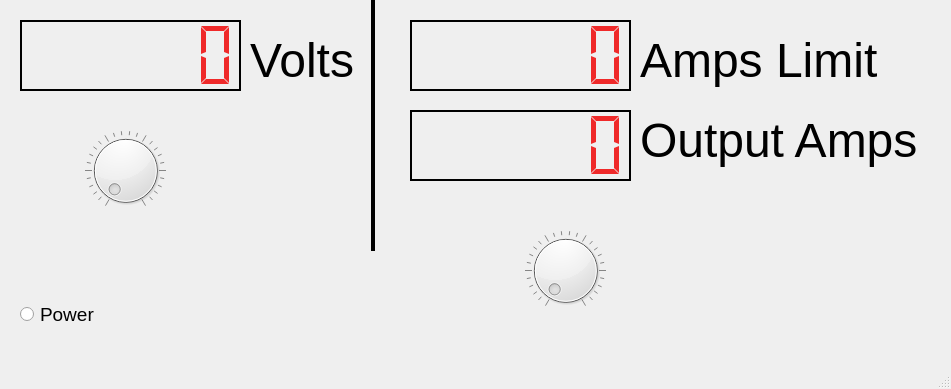
<?xml version="1.0" encoding="UTF-8"?>
<ui version="4.0">
 <class>MainWindow</class>
 <widget class="QMainWindow" name="MainWindow">
  <property name="geometry">
   <rect>
    <x>0</x>
    <y>0</y>
    <width>951</width>
    <height>389</height>
   </rect>
  </property>
  <property name="windowTitle">
   <string>MainWindow</string>
  </property>
  <widget class="QWidget" name="centralwidget">
   <widget class="QRadioButton" name="button_state">
    <property name="geometry">
     <rect>
      <x>20</x>
      <y>300</y>
      <width>81</width>
      <height>28</height>
     </rect>
    </property>
    <property name="sizePolicy">
     <sizepolicy hsizetype="Minimum" vsizetype="Fixed">
      <horstretch>0</horstretch>
      <verstretch>0</verstretch>
     </sizepolicy>
    </property>
    <property name="maximumSize">
     <size>
      <width>121</width>
      <height>31</height>
     </size>
    </property>
    <property name="font">
     <font>
      <pointsize>14</pointsize>
     </font>
    </property>
    <property name="styleSheet">
     <string notr="true"/>
    </property>
    <property name="text">
     <string>Power</string>
    </property>
    <property name="iconSize">
     <size>
      <width>50</width>
      <height>50</height>
     </size>
    </property>
   </widget>
   <widget class="QLCDNumber" name="lcd_volts">
    <property name="geometry">
     <rect>
      <x>20</x>
      <y>20</y>
      <width>221</width>
      <height>71</height>
     </rect>
    </property>
    <property name="palette">
     <palette>
      <active>
       <colorrole role="WindowText">
        <brush brushstyle="SolidPattern">
         <color alpha="255">
          <red>239</red>
          <green>41</green>
          <blue>41</blue>
         </color>
        </brush>
       </colorrole>
       <colorrole role="Button">
        <brush brushstyle="SolidPattern">
         <color alpha="255">
          <red>0</red>
          <green>0</green>
          <blue>0</blue>
         </color>
        </brush>
       </colorrole>
       <colorrole role="Light">
        <brush brushstyle="SolidPattern">
         <color alpha="255">
          <red>0</red>
          <green>0</green>
          <blue>0</blue>
         </color>
        </brush>
       </colorrole>
       <colorrole role="Midlight">
        <brush brushstyle="SolidPattern">
         <color alpha="255">
          <red>0</red>
          <green>0</green>
          <blue>0</blue>
         </color>
        </brush>
       </colorrole>
       <colorrole role="Dark">
        <brush brushstyle="SolidPattern">
         <color alpha="255">
          <red>0</red>
          <green>0</green>
          <blue>0</blue>
         </color>
        </brush>
       </colorrole>
       <colorrole role="Mid">
        <brush brushstyle="SolidPattern">
         <color alpha="255">
          <red>0</red>
          <green>0</green>
          <blue>0</blue>
         </color>
        </brush>
       </colorrole>
       <colorrole role="Text">
        <brush brushstyle="SolidPattern">
         <color alpha="255">
          <red>255</red>
          <green>255</green>
          <blue>255</blue>
         </color>
        </brush>
       </colorrole>
       <colorrole role="BrightText">
        <brush brushstyle="SolidPattern">
         <color alpha="255">
          <red>255</red>
          <green>255</green>
          <blue>255</blue>
         </color>
        </brush>
       </colorrole>
       <colorrole role="ButtonText">
        <brush brushstyle="SolidPattern">
         <color alpha="255">
          <red>255</red>
          <green>255</green>
          <blue>255</blue>
         </color>
        </brush>
       </colorrole>
       <colorrole role="Base">
        <brush brushstyle="SolidPattern">
         <color alpha="255">
          <red>0</red>
          <green>0</green>
          <blue>0</blue>
         </color>
        </brush>
       </colorrole>
       <colorrole role="Window">
        <brush brushstyle="SolidPattern">
         <color alpha="255">
          <red>0</red>
          <green>0</green>
          <blue>0</blue>
         </color>
        </brush>
       </colorrole>
       <colorrole role="Shadow">
        <brush brushstyle="SolidPattern">
         <color alpha="255">
          <red>0</red>
          <green>0</green>
          <blue>0</blue>
         </color>
        </brush>
       </colorrole>
       <colorrole role="AlternateBase">
        <brush brushstyle="SolidPattern">
         <color alpha="255">
          <red>0</red>
          <green>0</green>
          <blue>0</blue>
         </color>
        </brush>
       </colorrole>
       <colorrole role="ToolTipBase">
        <brush brushstyle="SolidPattern">
         <color alpha="255">
          <red>255</red>
          <green>255</green>
          <blue>220</blue>
         </color>
        </brush>
       </colorrole>
       <colorrole role="ToolTipText">
        <brush brushstyle="SolidPattern">
         <color alpha="255">
          <red>0</red>
          <green>0</green>
          <blue>0</blue>
         </color>
        </brush>
       </colorrole>
       <colorrole role="PlaceholderText">
        <brush brushstyle="SolidPattern">
         <color alpha="128">
          <red>255</red>
          <green>255</green>
          <blue>255</blue>
         </color>
        </brush>
       </colorrole>
      </active>
      <inactive>
       <colorrole role="WindowText">
        <brush brushstyle="SolidPattern">
         <color alpha="255">
          <red>239</red>
          <green>41</green>
          <blue>41</blue>
         </color>
        </brush>
       </colorrole>
       <colorrole role="Button">
        <brush brushstyle="SolidPattern">
         <color alpha="255">
          <red>0</red>
          <green>0</green>
          <blue>0</blue>
         </color>
        </brush>
       </colorrole>
       <colorrole role="Light">
        <brush brushstyle="SolidPattern">
         <color alpha="255">
          <red>0</red>
          <green>0</green>
          <blue>0</blue>
         </color>
        </brush>
       </colorrole>
       <colorrole role="Midlight">
        <brush brushstyle="SolidPattern">
         <color alpha="255">
          <red>0</red>
          <green>0</green>
          <blue>0</blue>
         </color>
        </brush>
       </colorrole>
       <colorrole role="Dark">
        <brush brushstyle="SolidPattern">
         <color alpha="255">
          <red>0</red>
          <green>0</green>
          <blue>0</blue>
         </color>
        </brush>
       </colorrole>
       <colorrole role="Mid">
        <brush brushstyle="SolidPattern">
         <color alpha="255">
          <red>0</red>
          <green>0</green>
          <blue>0</blue>
         </color>
        </brush>
       </colorrole>
       <colorrole role="Text">
        <brush brushstyle="SolidPattern">
         <color alpha="255">
          <red>255</red>
          <green>255</green>
          <blue>255</blue>
         </color>
        </brush>
       </colorrole>
       <colorrole role="BrightText">
        <brush brushstyle="SolidPattern">
         <color alpha="255">
          <red>255</red>
          <green>255</green>
          <blue>255</blue>
         </color>
        </brush>
       </colorrole>
       <colorrole role="ButtonText">
        <brush brushstyle="SolidPattern">
         <color alpha="255">
          <red>255</red>
          <green>255</green>
          <blue>255</blue>
         </color>
        </brush>
       </colorrole>
       <colorrole role="Base">
        <brush brushstyle="SolidPattern">
         <color alpha="255">
          <red>0</red>
          <green>0</green>
          <blue>0</blue>
         </color>
        </brush>
       </colorrole>
       <colorrole role="Window">
        <brush brushstyle="SolidPattern">
         <color alpha="255">
          <red>0</red>
          <green>0</green>
          <blue>0</blue>
         </color>
        </brush>
       </colorrole>
       <colorrole role="Shadow">
        <brush brushstyle="SolidPattern">
         <color alpha="255">
          <red>0</red>
          <green>0</green>
          <blue>0</blue>
         </color>
        </brush>
       </colorrole>
       <colorrole role="AlternateBase">
        <brush brushstyle="SolidPattern">
         <color alpha="255">
          <red>0</red>
          <green>0</green>
          <blue>0</blue>
         </color>
        </brush>
       </colorrole>
       <colorrole role="ToolTipBase">
        <brush brushstyle="SolidPattern">
         <color alpha="255">
          <red>255</red>
          <green>255</green>
          <blue>220</blue>
         </color>
        </brush>
       </colorrole>
       <colorrole role="ToolTipText">
        <brush brushstyle="SolidPattern">
         <color alpha="255">
          <red>0</red>
          <green>0</green>
          <blue>0</blue>
         </color>
        </brush>
       </colorrole>
       <colorrole role="PlaceholderText">
        <brush brushstyle="SolidPattern">
         <color alpha="128">
          <red>255</red>
          <green>255</green>
          <blue>255</blue>
         </color>
        </brush>
       </colorrole>
      </inactive>
      <disabled>
       <colorrole role="WindowText">
        <brush brushstyle="SolidPattern">
         <color alpha="255">
          <red>186</red>
          <green>189</green>
          <blue>182</blue>
         </color>
        </brush>
       </colorrole>
       <colorrole role="Button">
        <brush brushstyle="SolidPattern">
         <color alpha="255">
          <red>0</red>
          <green>0</green>
          <blue>0</blue>
         </color>
        </brush>
       </colorrole>
       <colorrole role="Light">
        <brush brushstyle="SolidPattern">
         <color alpha="255">
          <red>0</red>
          <green>0</green>
          <blue>0</blue>
         </color>
        </brush>
       </colorrole>
       <colorrole role="Midlight">
        <brush brushstyle="SolidPattern">
         <color alpha="255">
          <red>0</red>
          <green>0</green>
          <blue>0</blue>
         </color>
        </brush>
       </colorrole>
       <colorrole role="Dark">
        <brush brushstyle="SolidPattern">
         <color alpha="255">
          <red>0</red>
          <green>0</green>
          <blue>0</blue>
         </color>
        </brush>
       </colorrole>
       <colorrole role="Mid">
        <brush brushstyle="SolidPattern">
         <color alpha="255">
          <red>0</red>
          <green>0</green>
          <blue>0</blue>
         </color>
        </brush>
       </colorrole>
       <colorrole role="Text">
        <brush brushstyle="SolidPattern">
         <color alpha="255">
          <red>0</red>
          <green>0</green>
          <blue>0</blue>
         </color>
        </brush>
       </colorrole>
       <colorrole role="BrightText">
        <brush brushstyle="SolidPattern">
         <color alpha="255">
          <red>255</red>
          <green>255</green>
          <blue>255</blue>
         </color>
        </brush>
       </colorrole>
       <colorrole role="ButtonText">
        <brush brushstyle="SolidPattern">
         <color alpha="255">
          <red>0</red>
          <green>0</green>
          <blue>0</blue>
         </color>
        </brush>
       </colorrole>
       <colorrole role="Base">
        <brush brushstyle="SolidPattern">
         <color alpha="255">
          <red>0</red>
          <green>0</green>
          <blue>0</blue>
         </color>
        </brush>
       </colorrole>
       <colorrole role="Window">
        <brush brushstyle="SolidPattern">
         <color alpha="255">
          <red>0</red>
          <green>0</green>
          <blue>0</blue>
         </color>
        </brush>
       </colorrole>
       <colorrole role="Shadow">
        <brush brushstyle="SolidPattern">
         <color alpha="255">
          <red>0</red>
          <green>0</green>
          <blue>0</blue>
         </color>
        </brush>
       </colorrole>
       <colorrole role="AlternateBase">
        <brush brushstyle="SolidPattern">
         <color alpha="255">
          <red>0</red>
          <green>0</green>
          <blue>0</blue>
         </color>
        </brush>
       </colorrole>
       <colorrole role="ToolTipBase">
        <brush brushstyle="SolidPattern">
         <color alpha="255">
          <red>255</red>
          <green>255</green>
          <blue>220</blue>
         </color>
        </brush>
       </colorrole>
       <colorrole role="ToolTipText">
        <brush brushstyle="SolidPattern">
         <color alpha="255">
          <red>0</red>
          <green>0</green>
          <blue>0</blue>
         </color>
        </brush>
       </colorrole>
       <colorrole role="PlaceholderText">
        <brush brushstyle="SolidPattern">
         <color alpha="128">
          <red>255</red>
          <green>255</green>
          <blue>255</blue>
         </color>
        </brush>
       </colorrole>
      </disabled>
     </palette>
    </property>
    <property name="digitCount">
     <number>6</number>
    </property>
    <property name="segmentStyle">
     <enum>QLCDNumber::Flat</enum>
    </property>
   </widget>
   <widget class="QLabel" name="label">
    <property name="geometry">
     <rect>
      <x>250</x>
      <y>30</y>
      <width>121</width>
      <height>61</height>
     </rect>
    </property>
    <property name="text">
     <string>&lt;html&gt;&lt;head/&gt;&lt;body&gt;&lt;p&gt;&lt;span style=&quot; font-size:36pt;&quot;&gt;Volts&lt;/span&gt;&lt;/p&gt;&lt;/body&gt;&lt;/html&gt;</string>
    </property>
   </widget>
   <widget class="Line" name="line">
    <property name="geometry">
     <rect>
      <x>363</x>
      <y>0</y>
      <width>20</width>
      <height>251</height>
     </rect>
    </property>
    <property name="frameShadow">
     <enum>QFrame::Plain</enum>
    </property>
    <property name="lineWidth">
     <number>4</number>
    </property>
    <property name="orientation">
     <enum>Qt::Vertical</enum>
    </property>
   </widget>
   <widget class="QLabel" name="label_2">
    <property name="geometry">
     <rect>
      <x>640</x>
      <y>30</y>
      <width>251</width>
      <height>61</height>
     </rect>
    </property>
    <property name="text">
     <string>&lt;html&gt;&lt;head/&gt;&lt;body&gt;&lt;p&gt;&lt;span style=&quot; font-size:36pt;&quot;&gt;Amps Limit&lt;/span&gt;&lt;/p&gt;&lt;/body&gt;&lt;/html&gt;</string>
    </property>
   </widget>
   <widget class="QDial" name="dial_volts">
    <property name="geometry">
     <rect>
      <x>80</x>
      <y>130</y>
      <width>91</width>
      <height>81</height>
     </rect>
    </property>
    <property name="palette">
     <palette>
      <active>
       <colorrole role="Button">
        <brush brushstyle="SolidPattern">
         <color alpha="255">
          <red>239</red>
          <green>239</green>
          <blue>239</blue>
         </color>
        </brush>
       </colorrole>
      </active>
      <inactive>
       <colorrole role="Button">
        <brush brushstyle="SolidPattern">
         <color alpha="255">
          <red>239</red>
          <green>239</green>
          <blue>239</blue>
         </color>
        </brush>
       </colorrole>
      </inactive>
      <disabled>
       <colorrole role="Button">
        <brush brushstyle="SolidPattern">
         <color alpha="255">
          <red>46</red>
          <green>52</green>
          <blue>54</blue>
         </color>
        </brush>
       </colorrole>
      </disabled>
     </palette>
    </property>
    <property name="maximum">
     <number>5000</number>
    </property>
    <property name="singleStep">
     <number>10</number>
    </property>
    <property name="pageStep">
     <number>100</number>
    </property>
    <property name="wrapping">
     <bool>false</bool>
    </property>
    <property name="notchesVisible">
     <bool>true</bool>
    </property>
   </widget>
   <widget class="QDial" name="dial_current">
    <property name="geometry">
     <rect>
      <x>520</x>
      <y>230</y>
      <width>91</width>
      <height>81</height>
     </rect>
    </property>
    <property name="palette">
     <palette>
      <active>
       <colorrole role="Button">
        <brush brushstyle="SolidPattern">
         <color alpha="255">
          <red>239</red>
          <green>239</green>
          <blue>239</blue>
         </color>
        </brush>
       </colorrole>
      </active>
      <inactive>
       <colorrole role="Button">
        <brush brushstyle="SolidPattern">
         <color alpha="255">
          <red>239</red>
          <green>239</green>
          <blue>239</blue>
         </color>
        </brush>
       </colorrole>
      </inactive>
      <disabled>
       <colorrole role="Button">
        <brush brushstyle="SolidPattern">
         <color alpha="255">
          <red>46</red>
          <green>52</green>
          <blue>54</blue>
         </color>
        </brush>
       </colorrole>
      </disabled>
     </palette>
    </property>
    <property name="maximum">
     <number>1000</number>
    </property>
    <property name="singleStep">
     <number>10</number>
    </property>
    <property name="pageStep">
     <number>100</number>
    </property>
    <property name="wrapping">
     <bool>false</bool>
    </property>
    <property name="notchesVisible">
     <bool>true</bool>
    </property>
   </widget>
   <widget class="QLCDNumber" name="lcd_current">
    <property name="geometry">
     <rect>
      <x>410</x>
      <y>20</y>
      <width>221</width>
      <height>71</height>
     </rect>
    </property>
    <property name="palette">
     <palette>
      <active>
       <colorrole role="WindowText">
        <brush brushstyle="SolidPattern">
         <color alpha="255">
          <red>239</red>
          <green>41</green>
          <blue>41</blue>
         </color>
        </brush>
       </colorrole>
       <colorrole role="Button">
        <brush brushstyle="SolidPattern">
         <color alpha="255">
          <red>0</red>
          <green>0</green>
          <blue>0</blue>
         </color>
        </brush>
       </colorrole>
       <colorrole role="Light">
        <brush brushstyle="SolidPattern">
         <color alpha="255">
          <red>0</red>
          <green>0</green>
          <blue>0</blue>
         </color>
        </brush>
       </colorrole>
       <colorrole role="Midlight">
        <brush brushstyle="SolidPattern">
         <color alpha="255">
          <red>0</red>
          <green>0</green>
          <blue>0</blue>
         </color>
        </brush>
       </colorrole>
       <colorrole role="Dark">
        <brush brushstyle="SolidPattern">
         <color alpha="255">
          <red>0</red>
          <green>0</green>
          <blue>0</blue>
         </color>
        </brush>
       </colorrole>
       <colorrole role="Mid">
        <brush brushstyle="SolidPattern">
         <color alpha="255">
          <red>0</red>
          <green>0</green>
          <blue>0</blue>
         </color>
        </brush>
       </colorrole>
       <colorrole role="Text">
        <brush brushstyle="SolidPattern">
         <color alpha="255">
          <red>255</red>
          <green>255</green>
          <blue>255</blue>
         </color>
        </brush>
       </colorrole>
       <colorrole role="BrightText">
        <brush brushstyle="SolidPattern">
         <color alpha="255">
          <red>255</red>
          <green>255</green>
          <blue>255</blue>
         </color>
        </brush>
       </colorrole>
       <colorrole role="ButtonText">
        <brush brushstyle="SolidPattern">
         <color alpha="255">
          <red>255</red>
          <green>255</green>
          <blue>255</blue>
         </color>
        </brush>
       </colorrole>
       <colorrole role="Base">
        <brush brushstyle="SolidPattern">
         <color alpha="255">
          <red>0</red>
          <green>0</green>
          <blue>0</blue>
         </color>
        </brush>
       </colorrole>
       <colorrole role="Window">
        <brush brushstyle="SolidPattern">
         <color alpha="255">
          <red>0</red>
          <green>0</green>
          <blue>0</blue>
         </color>
        </brush>
       </colorrole>
       <colorrole role="Shadow">
        <brush brushstyle="SolidPattern">
         <color alpha="255">
          <red>0</red>
          <green>0</green>
          <blue>0</blue>
         </color>
        </brush>
       </colorrole>
       <colorrole role="AlternateBase">
        <brush brushstyle="SolidPattern">
         <color alpha="255">
          <red>0</red>
          <green>0</green>
          <blue>0</blue>
         </color>
        </brush>
       </colorrole>
       <colorrole role="ToolTipBase">
        <brush brushstyle="SolidPattern">
         <color alpha="255">
          <red>255</red>
          <green>255</green>
          <blue>220</blue>
         </color>
        </brush>
       </colorrole>
       <colorrole role="ToolTipText">
        <brush brushstyle="SolidPattern">
         <color alpha="255">
          <red>0</red>
          <green>0</green>
          <blue>0</blue>
         </color>
        </brush>
       </colorrole>
       <colorrole role="PlaceholderText">
        <brush brushstyle="SolidPattern">
         <color alpha="128">
          <red>255</red>
          <green>255</green>
          <blue>255</blue>
         </color>
        </brush>
       </colorrole>
      </active>
      <inactive>
       <colorrole role="WindowText">
        <brush brushstyle="SolidPattern">
         <color alpha="255">
          <red>239</red>
          <green>41</green>
          <blue>41</blue>
         </color>
        </brush>
       </colorrole>
       <colorrole role="Button">
        <brush brushstyle="SolidPattern">
         <color alpha="255">
          <red>0</red>
          <green>0</green>
          <blue>0</blue>
         </color>
        </brush>
       </colorrole>
       <colorrole role="Light">
        <brush brushstyle="SolidPattern">
         <color alpha="255">
          <red>0</red>
          <green>0</green>
          <blue>0</blue>
         </color>
        </brush>
       </colorrole>
       <colorrole role="Midlight">
        <brush brushstyle="SolidPattern">
         <color alpha="255">
          <red>0</red>
          <green>0</green>
          <blue>0</blue>
         </color>
        </brush>
       </colorrole>
       <colorrole role="Dark">
        <brush brushstyle="SolidPattern">
         <color alpha="255">
          <red>0</red>
          <green>0</green>
          <blue>0</blue>
         </color>
        </brush>
       </colorrole>
       <colorrole role="Mid">
        <brush brushstyle="SolidPattern">
         <color alpha="255">
          <red>0</red>
          <green>0</green>
          <blue>0</blue>
         </color>
        </brush>
       </colorrole>
       <colorrole role="Text">
        <brush brushstyle="SolidPattern">
         <color alpha="255">
          <red>255</red>
          <green>255</green>
          <blue>255</blue>
         </color>
        </brush>
       </colorrole>
       <colorrole role="BrightText">
        <brush brushstyle="SolidPattern">
         <color alpha="255">
          <red>255</red>
          <green>255</green>
          <blue>255</blue>
         </color>
        </brush>
       </colorrole>
       <colorrole role="ButtonText">
        <brush brushstyle="SolidPattern">
         <color alpha="255">
          <red>255</red>
          <green>255</green>
          <blue>255</blue>
         </color>
        </brush>
       </colorrole>
       <colorrole role="Base">
        <brush brushstyle="SolidPattern">
         <color alpha="255">
          <red>0</red>
          <green>0</green>
          <blue>0</blue>
         </color>
        </brush>
       </colorrole>
       <colorrole role="Window">
        <brush brushstyle="SolidPattern">
         <color alpha="255">
          <red>0</red>
          <green>0</green>
          <blue>0</blue>
         </color>
        </brush>
       </colorrole>
       <colorrole role="Shadow">
        <brush brushstyle="SolidPattern">
         <color alpha="255">
          <red>0</red>
          <green>0</green>
          <blue>0</blue>
         </color>
        </brush>
       </colorrole>
       <colorrole role="AlternateBase">
        <brush brushstyle="SolidPattern">
         <color alpha="255">
          <red>0</red>
          <green>0</green>
          <blue>0</blue>
         </color>
        </brush>
       </colorrole>
       <colorrole role="ToolTipBase">
        <brush brushstyle="SolidPattern">
         <color alpha="255">
          <red>255</red>
          <green>255</green>
          <blue>220</blue>
         </color>
        </brush>
       </colorrole>
       <colorrole role="ToolTipText">
        <brush brushstyle="SolidPattern">
         <color alpha="255">
          <red>0</red>
          <green>0</green>
          <blue>0</blue>
         </color>
        </brush>
       </colorrole>
       <colorrole role="PlaceholderText">
        <brush brushstyle="SolidPattern">
         <color alpha="128">
          <red>255</red>
          <green>255</green>
          <blue>255</blue>
         </color>
        </brush>
       </colorrole>
      </inactive>
      <disabled>
       <colorrole role="WindowText">
        <brush brushstyle="SolidPattern">
         <color alpha="255">
          <red>211</red>
          <green>215</green>
          <blue>207</blue>
         </color>
        </brush>
       </colorrole>
       <colorrole role="Button">
        <brush brushstyle="SolidPattern">
         <color alpha="255">
          <red>0</red>
          <green>0</green>
          <blue>0</blue>
         </color>
        </brush>
       </colorrole>
       <colorrole role="Light">
        <brush brushstyle="SolidPattern">
         <color alpha="255">
          <red>0</red>
          <green>0</green>
          <blue>0</blue>
         </color>
        </brush>
       </colorrole>
       <colorrole role="Midlight">
        <brush brushstyle="SolidPattern">
         <color alpha="255">
          <red>0</red>
          <green>0</green>
          <blue>0</blue>
         </color>
        </brush>
       </colorrole>
       <colorrole role="Dark">
        <brush brushstyle="SolidPattern">
         <color alpha="255">
          <red>0</red>
          <green>0</green>
          <blue>0</blue>
         </color>
        </brush>
       </colorrole>
       <colorrole role="Mid">
        <brush brushstyle="SolidPattern">
         <color alpha="255">
          <red>0</red>
          <green>0</green>
          <blue>0</blue>
         </color>
        </brush>
       </colorrole>
       <colorrole role="Text">
        <brush brushstyle="SolidPattern">
         <color alpha="255">
          <red>0</red>
          <green>0</green>
          <blue>0</blue>
         </color>
        </brush>
       </colorrole>
       <colorrole role="BrightText">
        <brush brushstyle="SolidPattern">
         <color alpha="255">
          <red>255</red>
          <green>255</green>
          <blue>255</blue>
         </color>
        </brush>
       </colorrole>
       <colorrole role="ButtonText">
        <brush brushstyle="SolidPattern">
         <color alpha="255">
          <red>0</red>
          <green>0</green>
          <blue>0</blue>
         </color>
        </brush>
       </colorrole>
       <colorrole role="Base">
        <brush brushstyle="SolidPattern">
         <color alpha="255">
          <red>0</red>
          <green>0</green>
          <blue>0</blue>
         </color>
        </brush>
       </colorrole>
       <colorrole role="Window">
        <brush brushstyle="SolidPattern">
         <color alpha="255">
          <red>0</red>
          <green>0</green>
          <blue>0</blue>
         </color>
        </brush>
       </colorrole>
       <colorrole role="Shadow">
        <brush brushstyle="SolidPattern">
         <color alpha="255">
          <red>0</red>
          <green>0</green>
          <blue>0</blue>
         </color>
        </brush>
       </colorrole>
       <colorrole role="AlternateBase">
        <brush brushstyle="SolidPattern">
         <color alpha="255">
          <red>0</red>
          <green>0</green>
          <blue>0</blue>
         </color>
        </brush>
       </colorrole>
       <colorrole role="ToolTipBase">
        <brush brushstyle="SolidPattern">
         <color alpha="255">
          <red>255</red>
          <green>255</green>
          <blue>220</blue>
         </color>
        </brush>
       </colorrole>
       <colorrole role="ToolTipText">
        <brush brushstyle="SolidPattern">
         <color alpha="255">
          <red>0</red>
          <green>0</green>
          <blue>0</blue>
         </color>
        </brush>
       </colorrole>
       <colorrole role="PlaceholderText">
        <brush brushstyle="SolidPattern">
         <color alpha="128">
          <red>255</red>
          <green>255</green>
          <blue>255</blue>
         </color>
        </brush>
       </colorrole>
      </disabled>
     </palette>
    </property>
    <property name="digitCount">
     <number>6</number>
    </property>
    <property name="segmentStyle">
     <enum>QLCDNumber::Flat</enum>
    </property>
   </widget>
   <widget class="QLCDNumber" name="lcd_output_amps">
    <property name="geometry">
     <rect>
      <x>410</x>
      <y>110</y>
      <width>221</width>
      <height>71</height>
     </rect>
    </property>
    <property name="palette">
     <palette>
      <active>
       <colorrole role="WindowText">
        <brush brushstyle="SolidPattern">
         <color alpha="255">
          <red>239</red>
          <green>41</green>
          <blue>41</blue>
         </color>
        </brush>
       </colorrole>
       <colorrole role="Button">
        <brush brushstyle="SolidPattern">
         <color alpha="255">
          <red>0</red>
          <green>0</green>
          <blue>0</blue>
         </color>
        </brush>
       </colorrole>
       <colorrole role="Light">
        <brush brushstyle="SolidPattern">
         <color alpha="255">
          <red>0</red>
          <green>0</green>
          <blue>0</blue>
         </color>
        </brush>
       </colorrole>
       <colorrole role="Midlight">
        <brush brushstyle="SolidPattern">
         <color alpha="255">
          <red>0</red>
          <green>0</green>
          <blue>0</blue>
         </color>
        </brush>
       </colorrole>
       <colorrole role="Dark">
        <brush brushstyle="SolidPattern">
         <color alpha="255">
          <red>0</red>
          <green>0</green>
          <blue>0</blue>
         </color>
        </brush>
       </colorrole>
       <colorrole role="Mid">
        <brush brushstyle="SolidPattern">
         <color alpha="255">
          <red>0</red>
          <green>0</green>
          <blue>0</blue>
         </color>
        </brush>
       </colorrole>
       <colorrole role="Text">
        <brush brushstyle="SolidPattern">
         <color alpha="255">
          <red>255</red>
          <green>255</green>
          <blue>255</blue>
         </color>
        </brush>
       </colorrole>
       <colorrole role="BrightText">
        <brush brushstyle="SolidPattern">
         <color alpha="255">
          <red>255</red>
          <green>255</green>
          <blue>255</blue>
         </color>
        </brush>
       </colorrole>
       <colorrole role="ButtonText">
        <brush brushstyle="SolidPattern">
         <color alpha="255">
          <red>255</red>
          <green>255</green>
          <blue>255</blue>
         </color>
        </brush>
       </colorrole>
       <colorrole role="Base">
        <brush brushstyle="SolidPattern">
         <color alpha="255">
          <red>0</red>
          <green>0</green>
          <blue>0</blue>
         </color>
        </brush>
       </colorrole>
       <colorrole role="Window">
        <brush brushstyle="SolidPattern">
         <color alpha="255">
          <red>0</red>
          <green>0</green>
          <blue>0</blue>
         </color>
        </brush>
       </colorrole>
       <colorrole role="Shadow">
        <brush brushstyle="SolidPattern">
         <color alpha="255">
          <red>0</red>
          <green>0</green>
          <blue>0</blue>
         </color>
        </brush>
       </colorrole>
       <colorrole role="AlternateBase">
        <brush brushstyle="SolidPattern">
         <color alpha="255">
          <red>0</red>
          <green>0</green>
          <blue>0</blue>
         </color>
        </brush>
       </colorrole>
       <colorrole role="ToolTipBase">
        <brush brushstyle="SolidPattern">
         <color alpha="255">
          <red>255</red>
          <green>255</green>
          <blue>220</blue>
         </color>
        </brush>
       </colorrole>
       <colorrole role="ToolTipText">
        <brush brushstyle="SolidPattern">
         <color alpha="255">
          <red>0</red>
          <green>0</green>
          <blue>0</blue>
         </color>
        </brush>
       </colorrole>
       <colorrole role="PlaceholderText">
        <brush brushstyle="SolidPattern">
         <color alpha="128">
          <red>255</red>
          <green>255</green>
          <blue>255</blue>
         </color>
        </brush>
       </colorrole>
      </active>
      <inactive>
       <colorrole role="WindowText">
        <brush brushstyle="SolidPattern">
         <color alpha="255">
          <red>239</red>
          <green>41</green>
          <blue>41</blue>
         </color>
        </brush>
       </colorrole>
       <colorrole role="Button">
        <brush brushstyle="SolidPattern">
         <color alpha="255">
          <red>0</red>
          <green>0</green>
          <blue>0</blue>
         </color>
        </brush>
       </colorrole>
       <colorrole role="Light">
        <brush brushstyle="SolidPattern">
         <color alpha="255">
          <red>0</red>
          <green>0</green>
          <blue>0</blue>
         </color>
        </brush>
       </colorrole>
       <colorrole role="Midlight">
        <brush brushstyle="SolidPattern">
         <color alpha="255">
          <red>0</red>
          <green>0</green>
          <blue>0</blue>
         </color>
        </brush>
       </colorrole>
       <colorrole role="Dark">
        <brush brushstyle="SolidPattern">
         <color alpha="255">
          <red>0</red>
          <green>0</green>
          <blue>0</blue>
         </color>
        </brush>
       </colorrole>
       <colorrole role="Mid">
        <brush brushstyle="SolidPattern">
         <color alpha="255">
          <red>0</red>
          <green>0</green>
          <blue>0</blue>
         </color>
        </brush>
       </colorrole>
       <colorrole role="Text">
        <brush brushstyle="SolidPattern">
         <color alpha="255">
          <red>255</red>
          <green>255</green>
          <blue>255</blue>
         </color>
        </brush>
       </colorrole>
       <colorrole role="BrightText">
        <brush brushstyle="SolidPattern">
         <color alpha="255">
          <red>255</red>
          <green>255</green>
          <blue>255</blue>
         </color>
        </brush>
       </colorrole>
       <colorrole role="ButtonText">
        <brush brushstyle="SolidPattern">
         <color alpha="255">
          <red>255</red>
          <green>255</green>
          <blue>255</blue>
         </color>
        </brush>
       </colorrole>
       <colorrole role="Base">
        <brush brushstyle="SolidPattern">
         <color alpha="255">
          <red>0</red>
          <green>0</green>
          <blue>0</blue>
         </color>
        </brush>
       </colorrole>
       <colorrole role="Window">
        <brush brushstyle="SolidPattern">
         <color alpha="255">
          <red>0</red>
          <green>0</green>
          <blue>0</blue>
         </color>
        </brush>
       </colorrole>
       <colorrole role="Shadow">
        <brush brushstyle="SolidPattern">
         <color alpha="255">
          <red>0</red>
          <green>0</green>
          <blue>0</blue>
         </color>
        </brush>
       </colorrole>
       <colorrole role="AlternateBase">
        <brush brushstyle="SolidPattern">
         <color alpha="255">
          <red>0</red>
          <green>0</green>
          <blue>0</blue>
         </color>
        </brush>
       </colorrole>
       <colorrole role="ToolTipBase">
        <brush brushstyle="SolidPattern">
         <color alpha="255">
          <red>255</red>
          <green>255</green>
          <blue>220</blue>
         </color>
        </brush>
       </colorrole>
       <colorrole role="ToolTipText">
        <brush brushstyle="SolidPattern">
         <color alpha="255">
          <red>0</red>
          <green>0</green>
          <blue>0</blue>
         </color>
        </brush>
       </colorrole>
       <colorrole role="PlaceholderText">
        <brush brushstyle="SolidPattern">
         <color alpha="128">
          <red>255</red>
          <green>255</green>
          <blue>255</blue>
         </color>
        </brush>
       </colorrole>
      </inactive>
      <disabled>
       <colorrole role="WindowText">
        <brush brushstyle="SolidPattern">
         <color alpha="255">
          <red>186</red>
          <green>189</green>
          <blue>182</blue>
         </color>
        </brush>
       </colorrole>
       <colorrole role="Button">
        <brush brushstyle="SolidPattern">
         <color alpha="255">
          <red>0</red>
          <green>0</green>
          <blue>0</blue>
         </color>
        </brush>
       </colorrole>
       <colorrole role="Light">
        <brush brushstyle="SolidPattern">
         <color alpha="255">
          <red>0</red>
          <green>0</green>
          <blue>0</blue>
         </color>
        </brush>
       </colorrole>
       <colorrole role="Midlight">
        <brush brushstyle="SolidPattern">
         <color alpha="255">
          <red>0</red>
          <green>0</green>
          <blue>0</blue>
         </color>
        </brush>
       </colorrole>
       <colorrole role="Dark">
        <brush brushstyle="SolidPattern">
         <color alpha="255">
          <red>0</red>
          <green>0</green>
          <blue>0</blue>
         </color>
        </brush>
       </colorrole>
       <colorrole role="Mid">
        <brush brushstyle="SolidPattern">
         <color alpha="255">
          <red>0</red>
          <green>0</green>
          <blue>0</blue>
         </color>
        </brush>
       </colorrole>
       <colorrole role="Text">
        <brush brushstyle="SolidPattern">
         <color alpha="255">
          <red>0</red>
          <green>0</green>
          <blue>0</blue>
         </color>
        </brush>
       </colorrole>
       <colorrole role="BrightText">
        <brush brushstyle="SolidPattern">
         <color alpha="255">
          <red>255</red>
          <green>255</green>
          <blue>255</blue>
         </color>
        </brush>
       </colorrole>
       <colorrole role="ButtonText">
        <brush brushstyle="SolidPattern">
         <color alpha="255">
          <red>0</red>
          <green>0</green>
          <blue>0</blue>
         </color>
        </brush>
       </colorrole>
       <colorrole role="Base">
        <brush brushstyle="SolidPattern">
         <color alpha="255">
          <red>0</red>
          <green>0</green>
          <blue>0</blue>
         </color>
        </brush>
       </colorrole>
       <colorrole role="Window">
        <brush brushstyle="SolidPattern">
         <color alpha="255">
          <red>0</red>
          <green>0</green>
          <blue>0</blue>
         </color>
        </brush>
       </colorrole>
       <colorrole role="Shadow">
        <brush brushstyle="SolidPattern">
         <color alpha="255">
          <red>0</red>
          <green>0</green>
          <blue>0</blue>
         </color>
        </brush>
       </colorrole>
       <colorrole role="AlternateBase">
        <brush brushstyle="SolidPattern">
         <color alpha="255">
          <red>0</red>
          <green>0</green>
          <blue>0</blue>
         </color>
        </brush>
       </colorrole>
       <colorrole role="ToolTipBase">
        <brush brushstyle="SolidPattern">
         <color alpha="255">
          <red>255</red>
          <green>255</green>
          <blue>220</blue>
         </color>
        </brush>
       </colorrole>
       <colorrole role="ToolTipText">
        <brush brushstyle="SolidPattern">
         <color alpha="255">
          <red>0</red>
          <green>0</green>
          <blue>0</blue>
         </color>
        </brush>
       </colorrole>
       <colorrole role="PlaceholderText">
        <brush brushstyle="SolidPattern">
         <color alpha="128">
          <red>255</red>
          <green>255</green>
          <blue>255</blue>
         </color>
        </brush>
       </colorrole>
      </disabled>
     </palette>
    </property>
    <property name="digitCount">
     <number>6</number>
    </property>
    <property name="segmentStyle">
     <enum>QLCDNumber::Flat</enum>
    </property>
   </widget>
   <widget class="QLabel" name="label_3">
    <property name="geometry">
     <rect>
      <x>640</x>
      <y>110</y>
      <width>301</width>
      <height>61</height>
     </rect>
    </property>
    <property name="text">
     <string>&lt;html&gt;&lt;head/&gt;&lt;body&gt;&lt;p&gt;&lt;span style=&quot; font-size:36pt;&quot;&gt;Output Amps&lt;/span&gt;&lt;/p&gt;&lt;/body&gt;&lt;/html&gt;</string>
    </property>
   </widget>
  </widget>
  <widget class="QMenuBar" name="menubar">
   <property name="geometry">
    <rect>
     <x>0</x>
     <y>0</y>
     <width>951</width>
     <height>22</height>
    </rect>
   </property>
  </widget>
  <widget class="QStatusBar" name="statusbar"/>
 </widget>
 <resources/>
 <connections/>
</ui>
